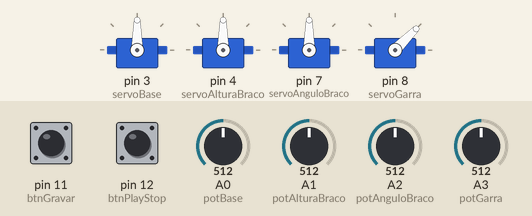
Recording of a sketch running on a simulated Arduino Uno, built with avr-gcc and run on an emulated ATmega328P. Shown: 4 × servo. The inputs (shaded band) are chosen by the test bench; at power-on: pin 12 (btnPlayStop) HIGH, A0 (potBase) = 512, A1 (potAlturaBraco) = 512, A2 (potAnguloBraco) = 512, A3 (potGarra) = 512, pin 11 (btnGravar) HIGH.

Above: at 1.2 s.
1.3 s: pin 12 (btnPlayStop) pulled LOW for 0.15 s
At 2.8 s:
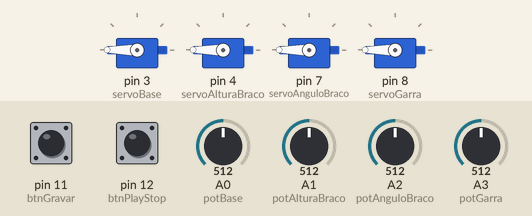
3.9 s: pin 12 (btnPlayStop) pulled LOW for 1 s
At 5.1 s:
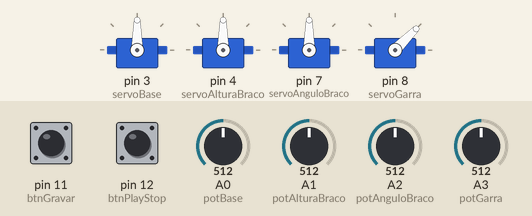
6.4 s: A0 (potBase) set to 716
At 7.0 s:
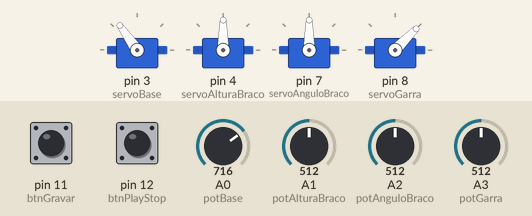
7.9 s: A1 (potAlturaBraco) set to 716
At 8.2 s:
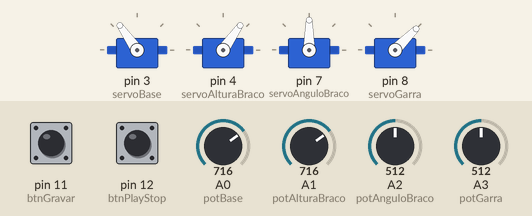
9.4 s: A2 (potAnguloBraco) set to 716
At 10.5 s:
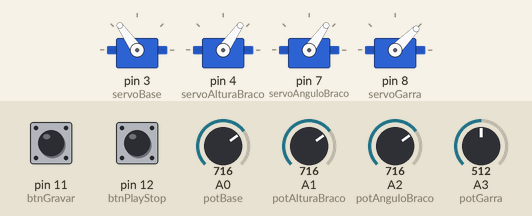
10.9 s: A3 (potGarra) set to 716
At 11.6 s:
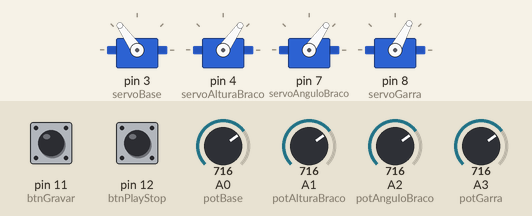
Timing chart, 0 to 13.4 s (numbered marks = the images above; inputs shaded):
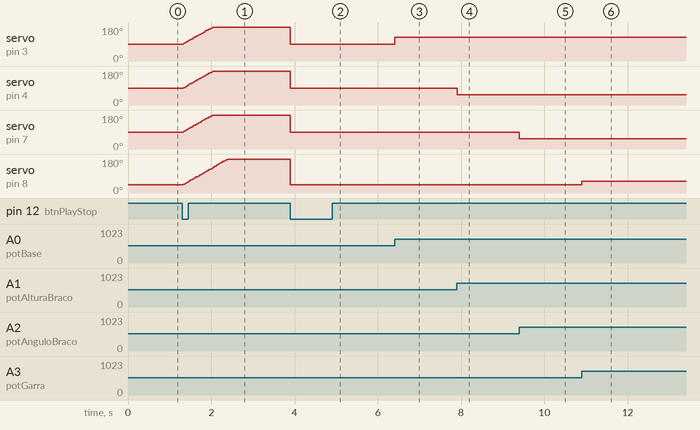

The sketch:

arduino-potenciometro.ino
```cpp
#include <VarSpeedServo.h>
#include <EEPROM.h>

#define espacoMemoria 199
#define tempoPausaEntreMovimentos 50  //configura o tempo de pausa entre cada movimento

#define potBase         A0  // Porta Analógica do Potenciometro para Controle da Base
#define potAlturaBraco  A1  // Porta Analógica do Potenciometro para Controle da Altura do Braço
#define potAnguloBraco  A2  // Porta Analógica do Potenciometro para Controle do Ângulo do Braço
#define potGarra        A3  // Porta Analógica do Potenciometro para Controle da Garra.

#define servoBase        3  // Porta Digital do Servo da Base
#define servoAlturaBraco 4  // Porta Digital do Servo da Altura do Braço
#define servoAnguloBraco 7  // Porta Digital do Servo do Ângulo do Braço
#define servoGarra       8  // Porta Digital do Servo da Garra

#define btnGravar       11  // Porta Digital do Botão Gravar
#define btnPlayStop         12  // Porta Digital do botão Play Stop

VarSpeedServo base;
VarSpeedServo altura;
VarSpeedServo angulo;
VarSpeedServo garra;

//Variaveis para cálculo dos angulos
int valorPotBase;
int valorAngBase;
int valorPotAltura;
int valorAngAltura;
int valorPotAngulo;
int valorAngAngulo;
int valorPotGarra;
int valorAngGarra;

int ultMemoria;

bool isPlay = false;
byte modoAnt;

bool leBotao(int porta);
void setMemoria(byte posicao, byte servo, byte valor);
byte readMemoria(byte posicao, byte servo);

void setMemoria(byte posicao, byte servo, byte valor) {
  int posMem;

  posMem = ((posicao * 5) + servo) + 1;
  EEPROM.write(posMem, valor);
}

byte readMemoria(byte posicao, byte servo) {
  int posMem;

  posMem = ((posicao * 5) + servo) + 1;
  return EEPROM.read(posMem);
}

void setup() {
  Serial.begin(9600);

  pinMode(btnGravar, INPUT_PULLUP);
  pinMode(btnPlayStop, INPUT_PULLUP);

  //Configuração das Portas dos Servos
  base.attach(servoBase);
  altura.attach(servoAlturaBraco);
  angulo.attach(servoAnguloBraco);
  garra.attach(servoGarra);
}

void loop() {
  static byte movimento = 0;
  static byte posMemoria = 0;
  static unsigned long delayPausa;

  /*
  if (leBotao(btnPlayStop) == 0) {
    modoAnt = 0;
    ultMemoria = -1;
    EEPROM.write(0, ultMemoria);
  }
  */

  if (leBotao(btnPlayStop)) {
    isPlay = !isPlay;
  }

  if (isPlay) {
    //executa um movimento
    if (movimento == 0) {
      byte velocidade = 80;

      angulo.slowmove(readMemoria(posMemoria,0), velocidade);
      base.slowmove(readMemoria(posMemoria,1), velocidade);
      altura.slowmove(readMemoria(posMemoria,2), velocidade);
      garra.slowmove(readMemoria(posMemoria,3), velocidade);

      movimento = 1;
    }

    //aguarda término de um movimento para selecionar o próximo movimento
    if (movimento == 1) {
      if ( (angulo.read() == readMemoria(posMemoria,0)) &&
           (base.read() == readMemoria(posMemoria,1)) &&
           (altura.read() == readMemoria(posMemoria,2)) &&
           (garra.read() == readMemoria(posMemoria,3)) ) {

         posMemoria++;
         if (posMemoria > ultMemoria) { posMemoria = 0; }

         delayPausa = millis();
         movimento = 2;
      }
    }

    //pausa entre movimentos
    if (movimento == 2) {
       if ((millis() - delayPausa) > tempoPausaEntreMovimentos) {
          movimento = 0;
       }
    }
  } else {
    valorPotBase = analogRead(potBase);
    valorAngBase = map(valorPotBase, 0, 1023, 0, 180);

    valorPotAltura = analogRead(potAlturaBraco);
    valorAngAltura = map(valorPotAltura, 0, 1023, 180, 0);

    valorPotAngulo = analogRead(potAnguloBraco);
    valorAngAngulo = map(valorPotAngulo, 0, 1023, 180, 0);

    valorPotGarra = analogRead(potGarra);
    valorAngGarra = map(valorPotGarra, 0, 1023, 0, 90);

    if (leBotao(btnGravar)) {
      if (modoAnt == 0) {
        ultMemoria = -1;
        EEPROM.write(0, ultMemoria);
      }

      Serial.println(ultMemoria);

      ultMemoria++;
      EEPROM.write(0, ultMemoria);

      //Serial.println(valorAngAngulo);
      //Serial.println(valorAngBase);
      //Serial.println(valorAngAltura);
      //Serial.println(valorAngGarra);

      setMemoria(ultMemoria, 0, valorAngAngulo);
      setMemoria(ultMemoria, 1, valorAngBase);
      setMemoria(ultMemoria, 2, valorAngAltura);
      setMemoria(ultMemoria, 3, valorAngGarra);

      Serial.println(ultMemoria);

      if ( ultMemoria == (espacoMemoria - 1)) {
          // modo = 0;
      }

      modoAnt = 1;
    }

    base.write(valorAngBase);
    altura.write(valorAngAltura);
    angulo.write(valorAngAngulo);
    garra.write(valorAngGarra);
  }
}

bool leBotao(int porta) {
  static bool estadoAnterior[14] = {true,true,true,true,true,true,true,true,true,true,true,true,true,true};

  bool estadoBotao = digitalRead(porta);
  bool ligado = false;

  if (!estadoBotao && estadoAnterior[porta]) {
    ligado = true;
  }

  estadoAnterior[porta] = estadoBotao;

  return ligado;
}
```

Measured:
- after the input at 1.3 s, servo on pin 3 (servoBase), servo on pin 7 (servoAnguloBraco): moves from 90° to 180° over 0.72 s, starting at once; servo on pin 4 (servoAlturaBraco): moves from 90° to 180° over 0.74 s, starting at once; servo on pin 8 (servoGarra): moves from 45° to 180° over 1.1 s, starting at once
- after the input at 3.9 s, servo on pin 3 (servoBase), servo on pin 4 (servoAlturaBraco), servo on pin 7 (servoAnguloBraco): 180° → 90° at once; servo on pin 8 (servoGarra): 180° → 45° at once
- after the input at 6.4 s, servo on pin 3 (servoBase): 90° → 125° at once
- after the input at 7.9 s, servo on pin 4 (servoAlturaBraco): 90° → 55° at once
- after the input at 9.4 s, servo on pin 7 (servoAnguloBraco): 90° → 55° at once
- after the input at 10.9 s, servo on pin 8 (servoGarra): 45° → 62° at once
